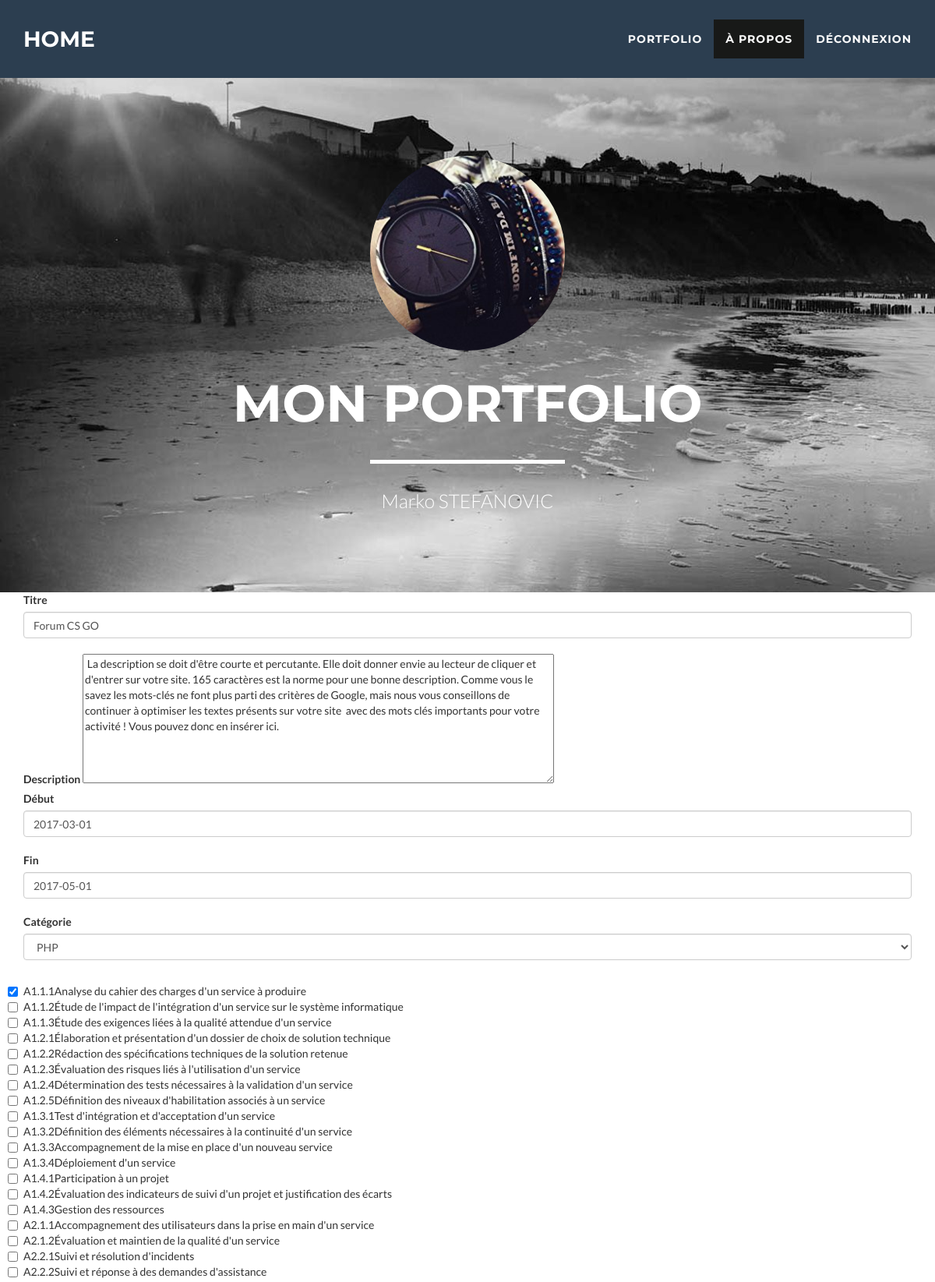
The page /majprojet.php?id_projet=34 (signed in, upper part) on the database its author committed.
### tables this page shows
CREATE TABLE `projet` (
  `id_p` smallint(5) UNSIGNED NOT NULL,
  `titre` varchar(50) DEFAULT NULL,
  `description` text,
  `date_deb` date DEFAULT NULL,
  `date_fin` date DEFAULT NULL,
  `id_cat` smallint(5) UNSIGNED NOT NULL,
  `id_u` smallint(5) UNSIGNED NOT NULL
);

CREATE TABLE `competence` (
  `id_comp` smallint(5) UNSIGNED NOT NULL,
  `titre` varchar(50) DEFAULT NULL,
  `description` text
);

### majprojet.php (the view, shortened to what this page needs)
<?php include ("includes/head.php");
if (isset($_SESSION['connecte']))
{
	$id_projet= (int)$_GET['id_projet'];
	$requete = $bdd->query("SELECT * FROM projet WHERE id_p = ".$id_projet."");
	$reponse = $requete->fetch();
	$requete_cat = $bdd->query("SELECT * FROM categorie");
	$requete_comp = $bdd->query("SELECT * FROM competence");
	$comp_projet = $bdd->query("SELECT id_comp FROM englober WHERE id_p = ".$id_projet);
	$tab = array();
	while($rep_comp = $comp_projet->fetch())
	{
		$tab[] = $rep_comp['id_comp'];
	}
?>
<div class="container">
<form action="#" class="form-group" method="post">
  <label for="">Titre</label>
  <input type="text" name="titre" class="form-control" value=<?php echo "'".$reponse['titre']."'"; ?>> <br />
  <label>Description</label>
  <textarea id="ckeditor" name="desc" rows="8" cols="80"><?php echo "".$reponse['description'].""; ?></textarea> <br>
  <label>Début</label>
  <input type="text" class="form-control" name="deb" value=<?php echo "'".$reponse['date_deb']."'"; ?>> <br>
  <label>Fin</label>
  <input type="text" class="form-control" name="fin" value=<?php echo "'".$reponse['date_fin']."'"; ?>> <br>
  <label>Catégorie</label>
  <select name="categorie" class="form-control" id="sel1">
		<?php
			while($categorie = $requete_cat->fetch())
			{
				if($categorie['id_cat'] == $reponse['id_cat'])
				{
					echo "<option selected value='".$categorie['id_cat']."'>".$categorie['titre']."</option>";
				}
				else
				{
					echo "<option value='".$categorie['id_cat']."'>".$categorie['titre']."</option>";
				}
			} ?>
  </select> <br>
    <div class="checkbox">
	<?php
		while($competence = $requete_comp->fetch())
		{
			if(in_array($competence['id_comp'],$tab))
				echo "<input type='checkbox' checked name='competences[]' value='".$competence['id_comp']."'>".$competence['titre'].$competence['description']."</br>";
			else
				echo "<input type='checkbox' name='competences[]' value='".$competence['id_comp']."'>".$competence['titre'].$competence['description']."</br>";
		}
	?>
    </div>
</form>
</div>
<?php
        }
else
{
    header("location: index.php");
}
?>
<?php include ("includes/footer.php");?>

### css/style.css (style rules this page uses)
body { font-family: Lato, 'Helvetica Neue', Helvetica, Arial, sans-serif; overflow-x: hidden }

### rows shown on the page
projet: titre "Forum CS GO", desc "La description se doit d'être courte et percutante. Elle doit donner envie au lecteur de cliquer et d'entrer sur votre site. 165 caractères est la norme pour une bonne description. Comme vous le savez les mots-clés ne font plus parti des critères de Google, mais nous vous conseillons de continuer à optimiser les textes présents sur votre site avec des mots clés importants pour votre activité ! Vous pouvez donc en insérer ici.", deb "2017-03-01", fin "2017-05-01"
competence: titre "A1.1.1", description "Analyse du cahier des charges d'un service à produire"
competence: titre "A1.1.2", description "Étude de l'impact de l'intégration d'un service sur le système informatique"
competence: titre "A1.1.3", description "Étude des exigences liées à la qualité attendue d'un service"
competence: titre "A1.2.1", description "Élaboration et présentation d'un dossier de choix de solution technique"
competence: titre "A1.2.2", description "Rédaction des spécifications techniques de la solution retenue"
competence: titre "A1.2.3", description "Évaluation des risques liés à l'utilisation d'un service"
competence: titre "A1.2.4", description "Détermination des tests nécessaires à la validation d'un service"
competence: titre "A1.2.5", description "Définition des niveaux d'habilitation associés à un service"
competence: titre "A1.3.1", description "Test d'intégration et d'acceptation d'un service"
competence: titre "A1.3.2", description "Définition des éléments nécessaires à la continuité d'un service"
competence: titre "A1.3.3", description "Accompagnement de la mise en place d'un nouveau service"
competence: titre "A1.3.4", description "Déploiement d'un service"
competence: titre "A1.4.1", description "Participation à un projet"
competence: titre "A1.4.2", description "Évaluation des indicateurs de suivi d'un projet et justification des écarts"
competence: titre "A1.4.3", description "Gestion des ressources"
competence: titre "A2.1.1", description "Accompagnement des utilisateurs dans la prise en main d'un service"
competence: titre "A2.1.2", description "Évaluation et maintien de la qualité d'un service"
competence: titre "A2.2.1", description "Suivi et résolution d'incidents"
competence: titre "A2.2.2", description "Suivi et réponse à des demandes d'assistance"

### other values the page prints
form field categorie "PHP"
